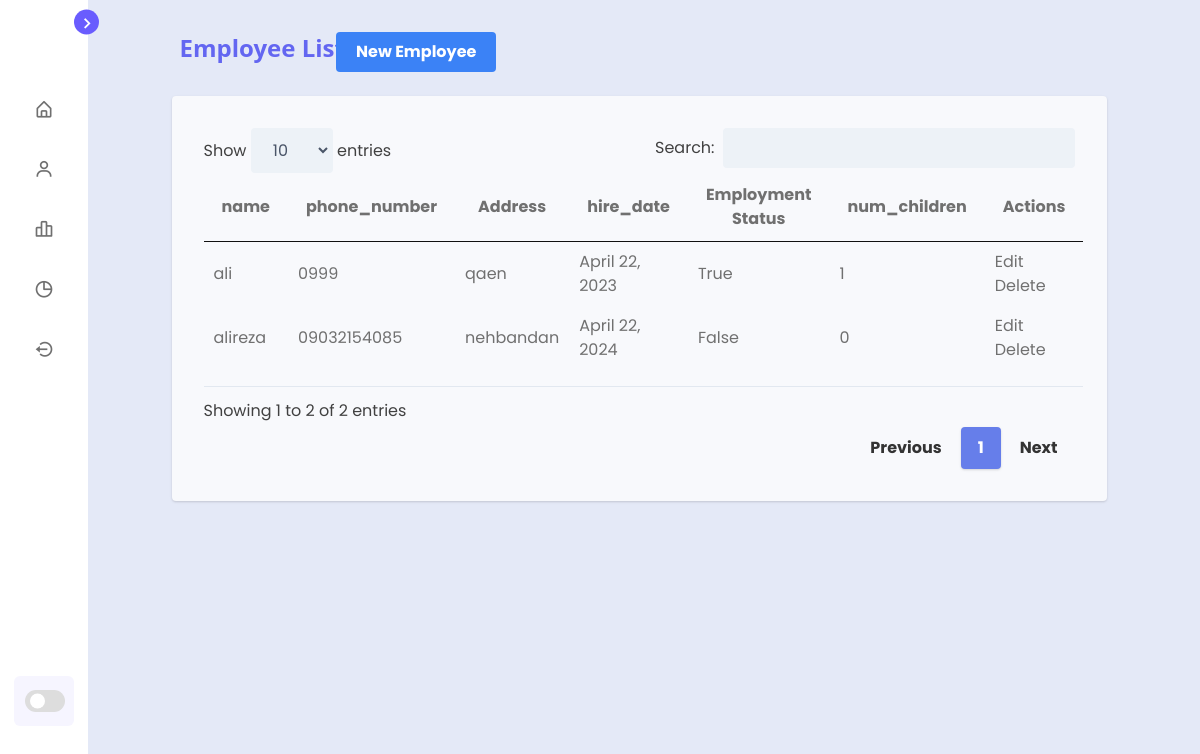
The app's page /employees/ (signed in) with its own data.
### getsalari/models.py (models this page shows, shortened)
class Employee(models.Model):
    user = models.ForeignKey(User, on_delete=models.CASCADE)
    name = models.CharField(max_length=100)
    phone_number = models.CharField(max_length=15)
    address = models.TextField()
    hire_date = models.DateField(blank=True, null=True)
    employment_status = models.BooleanField(default=False)
    num_children = models.PositiveIntegerField(default=0, blank=True)

### getsalari/views.py (the view)
# urls.py: path('employees/', login_required(employees_list), name='employee-list'),
def employees_list(request):
    employees = Employee.objects.filter(user=request.user)
    return render(request, 'employees/employees_list.html', {'employees': employees})

### getsalari/templates/employees/employees_list.html (shortened to what this page needs)
{% extends 'base.html' %}
{% load static %}
{% block head %}
	<link href="https://unpkg.com/tailwindcss@2.2.19/dist/tailwind.min.css" rel=" stylesheet">
	<link rel="stylesheet" href="{% static 'css\jquery.dataTables.min.css' %}">
	<link href="https://cdn.datatables.net/responsive/2.2.3/css/responsive.dataTables.min.css" rel="stylesheet">
	{% endblock %}
	{% block content %}
<div class="container w-full md:w-5/6 xl:w-5/6  mx-auto px-0">
    <h1 class="flex items-center font-sans font-bold break-normal text-indigo-500 px-2 py-8 text-xl md:text-2xl">
        Employee List
    </h1>
	<button class="bg-blue-500 text-white font-bold py-2 px-5 rounded mr-2 btt" onclick="redirectToGoogle()">
		New Employee
		</button>
    <div id='recipients' class="p-8 mt-6 lg:mt-0 rounded shadow bg-white mytable">
		<table id="example" class="stripe hover mytable" style="width:100%; padding-top: 0em;  padding-bottom: 1em;">
			<thead class="mytable">
				<tr class="mytable">
					<th>name</th>
					<th>phone_number</th>
					<th>Address</th>
					<th>hire_date</th>
					<th>Employment Status</th>
					<th>num_children</th>
					<th>Actions</th>
				</tr>
			</thead>
			<tbody class="mytable">
				{% for employee in employees %}
				<tr class="{% if forloop.counter|divisibleby:2 %}even{% else %}odd{% endif %} " style="background-color: var(--mytable-color);color: var(--text-color);">
					<td>{{ employee.name }}</td>
					<td>{{ employee.phone_number }}</td>
            		<td>{{ employee.address }}</td>
					<td>{{ employee.hire_date }}</td>
					<td>{{ employee.employment_status }}</td>
					<td>{{ employee.num_children }}</td>
            <td class="action-buttons">
				<button class="edit-button" onclick="openEditForm({{ employee.id }})">Edit</button>
				<button class="delete-button" data-employee-id="{{ employee.id }}">Delete</button>
            </td>
        </tr>
        {% endfor %}
    </tbody>
</table>
{% endblock %}

### getsalari/templates/base.html (shortened to what this page needs)
<!DOCTYPE html>
{% load static %}
<html lang="en">
<head>
  <link rel="stylesheet" href="{% static 'getsalari/style.css' %}">
  <link href='https://unpkg.com/boxicons@2.1.1/css/boxicons.min.css' rel='stylesheet'>
  {% block head %}{% endblock %}
</head>
<body>
  <nav class="sidebar close">
    <header>
      <div class="image-text">
      </div>
      <i class='bx bx-chevron-right toggle'></i>
    </header>
    <div class="menu-bar">
      <div class="menu">
        <ul class="menu-links">
          <li class="nav-link">
            <a href="/">
              <i class='bx bx-home-alt icon'></i>
            </a>
          </li>
          <li class="nav-link">
            <a href="/employees">
              <i class='bx bx-user icon'></i>
            </a>
          </li>
          <li class="nav-link">
            <a href="/salary">
              <i class='bx bx-bar-chart-alt-2 icon'></i>
            </a>
          </li>
          <li class="nav-link">
            <a href="/fillform">
              <i class='bx bx-pie-chart-alt icon'></i>
            </a>
          </li>
          <li class="nav-link">
            <a href="/logout">
              <i class='bx bx-log-out-circle icon'></i>
            </a>
          </li>
        </ul>
      </div>
      <div class="bottom-content">
        <li class="mode">
          <div class="toggle-switch">
            <span class="switch"></span>
          </div>
        </li>
      </div>
    </div>
  </nav>
  <section class="home">
      {% block content %}{% endblock %}
  </section>
</body>
</html>

### static/getsalari/style.css (style rules this page uses)
* { margin: 0; padding: 0; box-sizing: border-box; font-family: "Poppins", sans-serif; }
:root { --body-color: #e4e9f7; --sidebar-color: #fff; --primary-color: #695cfe; --primary-color-light: #f6f5ff; --toggle-color: #ddd; --text-color: #707070; --card-color: #ffffff; --table-color: #f8f9fc; --cardd-color: #f8f9fc; --carddd-color: #f8f9fc; --mytable-color: #f8f9fc; --search-color: #414141; --stylerow-color: #edf2f7; --tran-02: all 0.2s ease; --tran-03: all 0.3s ease; --tran-04: all 0.4s ease; --tran-05: all 0.5s ease; }
body { min-height: 100vh; background-color: var(--body-color); transition: var(--tran-05); }
.sidebar { position: fixed; top: 0; left: 0; height: 100%; width: 250px; padding: 10px 14px; background: var(--sidebar-color); transition: var(--tran-05); z-index: 100; }
.sidebar.close { width: 88px; }
.sidebar li { height: 50px; list-style: none; display: flex; align-items: center; margin-top: 10px; }
.sidebar header .image, .sidebar .icon { min-width: 60px; border-radius: 6px; }
.sidebar .icon { min-width: 60px; border-radius: 6px; height: 100%; display: flex; align-items: center; justify-content: center; font-size: 20px; }
.sidebar .text, .sidebar .icon { color: var(--text-color); transition: var(--tran-03); }
.sidebar header { position: relative; }
.sidebar header .image-text { display: flex; align-items: center; }
.sidebar header .toggle { position: absolute; top: 50%; right: -25px; transform: translateY(-50%) rotate(180deg); height: 25px; width: 25px; background-color: var(--primary-color); color: var(--sidebar-color); border-radius: 50%; display: flex; align-items: center; justify-content: center; font-size: 22px; cursor: pointer; transition: var(--tran-05); }
.sidebar.close .toggle { transform: translateY(-50%) rotate(0deg); }
.sidebar .menu { margin-top: 40px; }
.sidebar li a { list-style: none; height: 100%; background-color: transparent; display: flex; align-items: center; height: 100%; width: 100%; border-radius: 6px; text-decoration: none; transition: var(--tran-03); }
.sidebar .menu-bar { height: calc(100% - 55px); display: flex; flex-direction: column; justify-content: space-between; overflow-y: scroll; }
.sidebar .menu-bar .mode { border-radius: 6px; background-color: var(--primary-color-light); position: relative; transition: var(--tran-05); }
.bottom-content { margin-bottom: 33px; }
.menu-bar .bottom-content .toggle-switch { position: absolute; right: 0; height: 100%; min-width: 58px; display: flex; align-items: center; justify-content: center; border-radius: 6px; cursor: pointer; }
.toggle-switch .switch { position: relative; height: 22px; width: 40px; border-radius: 25px; background-color: var(--toggle-color); transition: var(--tran-05); }
.switch::before { content: ""; position: absolute; height: 15px; width: 15px; border-radius: 50%; top: 50%; left: 5px; transform: translateY(-50%); background-color: var(--sidebar-color); transition: var(--tran-04); }
.home { position: absolute; top: 0; top: 0; left: 250px; height: 100vh; width: calc(100% - 250px); background-color: var(--body-color); transition: var(--tran-05); }
.sidebar.close ~ .home { left: 78px; height: 100vh; width: calc(100% - 78px); }

### records on screen
Employee: name "alireza", phone_number "09032154085", address "nehbandan", hire_date "April 22, 2024", employment_status "False", num_children "0"
Employee: name "ali", phone_number "0999", address "qaen", hire_date "April 22, 2023", employment_status "True", num_children "1"
